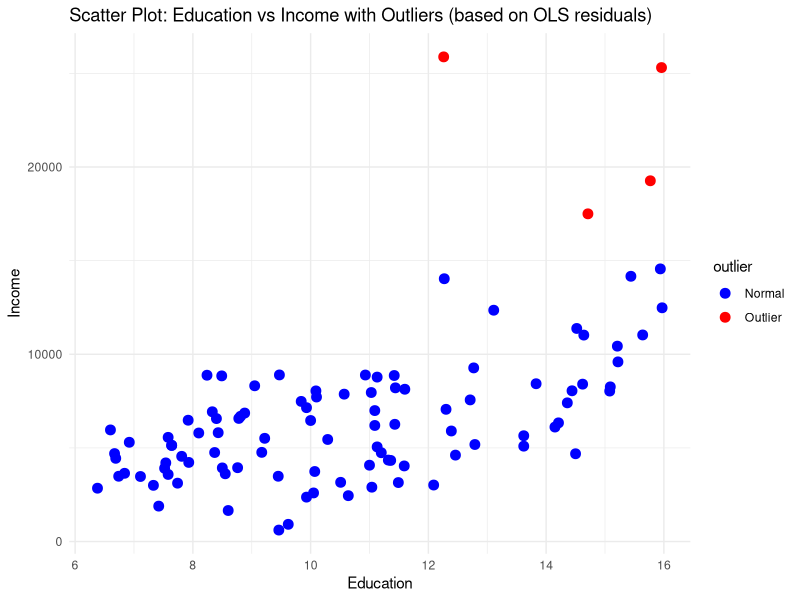
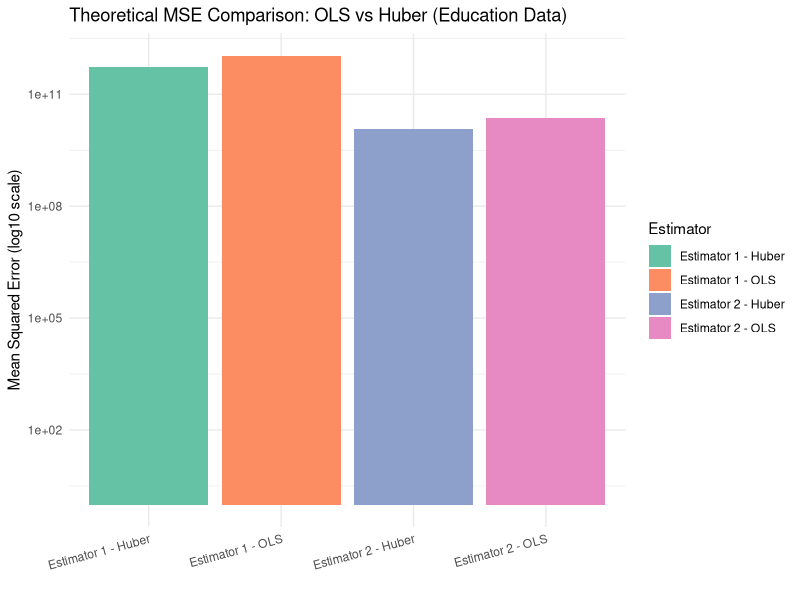

Here is the R script that generated these plots, in order:

# Load libraries
library(carData)
library(robustbase)
library(ggplot2)
library(RColorBrewer)

# Load education-related dataset
data("Prestige")
df <- na.omit(Prestige[, c("education", "income")])
names(df) <- c("x", "y")  # x = education, y = income
data("Prestige")
?Prestige
# Summary statistics
n <- nrow(df)
x <- df$x
y <- df$y
x_bar <- mean(x)
y_bar <- mean(y)
Sx <- sd(x)
Sy <- sd(y)
Cx <- Sx / x_bar
Cy <- Sy / y_bar
rho <- cor(x, y)



# Regressions
fit_ols <- lm(y ~ x)
fit_huber <- lmrob(y ~ x)

beta_ols <- coef(fit_ols)[2]
beta_huber <- coef(fit_huber)[2]


# --- Outlier Detection and Plot ---
# Mark outliers using IQR method on residuals from OLS
residuals_ols <- resid(fit_ols)
threshold <- 1.5 * IQR(residuals_ols)
outlier_labels <- ifelse(abs(residuals_ols) > threshold, "Outlier", "Normal")

df$outlier <- outlier_labels

ggplot(df, aes(x = x, y = y, color = outlier)) +
  geom_point(size = 3) +
  labs(title = "Scatter Plot: Education vs Income with Outliers (based on OLS residuals)",
       x = "Education", y = "Income") +
  scale_color_manual(values = c("Normal" = "blue", "Outlier" = "red")) +
  theme_minimal()

# --- Theoretical MSEs based on given formulas ---

# Estimator 1 - OLS
mse_t1 <- (y_bar^2 * Cy^2) / n +
  (beta_ols^2 * exp(2 * x_bar) * Cx^2) / n -
  (2 * y_bar * beta_ols * exp(x_bar) * rho * Cy * Cx) / n

# Estimator 2 - OLS
mse_t2 <- (y_bar^2 * Cy^2) / n +
  (y_bar^2 * beta_ols^2 * Cx^2) / n -
  (2 * y_bar^2 * beta_ols * rho * Cy * Cx) / n

# Estimator 1 - Huber
mse_t1_robust <- (y_bar^2 * Cy^2) / n +
  (beta_huber^2 * exp(2 * x_bar) * Cx^2) / n -
  (2 * y_bar * beta_huber * exp(x_bar) * rho * Cy * Cx) / n

# Estimator 2 - Huber
mse_t2_robust <- (y_bar^2 * Cy^2) / n +
  (y_bar^2 * beta_huber^2 * Cx^2) / n -
  (2 * y_bar^2 * beta_huber * rho * Cy * Cx) / n

# --- Print results ---
cat("THEORETICAL MSEs based on given formulas:\n")
cat(sprintf("MSE(t1)         [OLS]:   %.4f\n", mse_t1))
cat(sprintf("MSE(t2)         [OLS]:   %.4f\n", mse_t2))
cat(sprintf("MSE(t1_robust)  [Huber]: %.4f\n", mse_t1_robust))
cat(sprintf("MSE(t2_robust)  [Huber]: %.4f\n", mse_t2_robust))

# --- Bar plot of MSEs ---
mse_df <- data.frame(
  Estimator = c("Estimator 1 - OLS", "Estimator 2 - OLS",
                "Estimator 1 - Huber", "Estimator 2 - Huber"),
  MSE = c(mse_t1, mse_t2, mse_t1_robust, mse_t2_robust)
)

ggplot(mse_df, aes(x = Estimator, y = MSE, fill = Estimator)) +
  geom_bar(stat = "identity") +
  scale_y_log10() +
  labs(title = "Theoretical MSE Comparison: OLS vs Huber (Education Data)",
       y = "Mean Squared Error (log10 scale)", x = "") +
  scale_fill_brewer(palette = "Set2") +
  theme_minimal() +
  theme(axis.text.x = element_text(angle = 15, hjust = 1))
